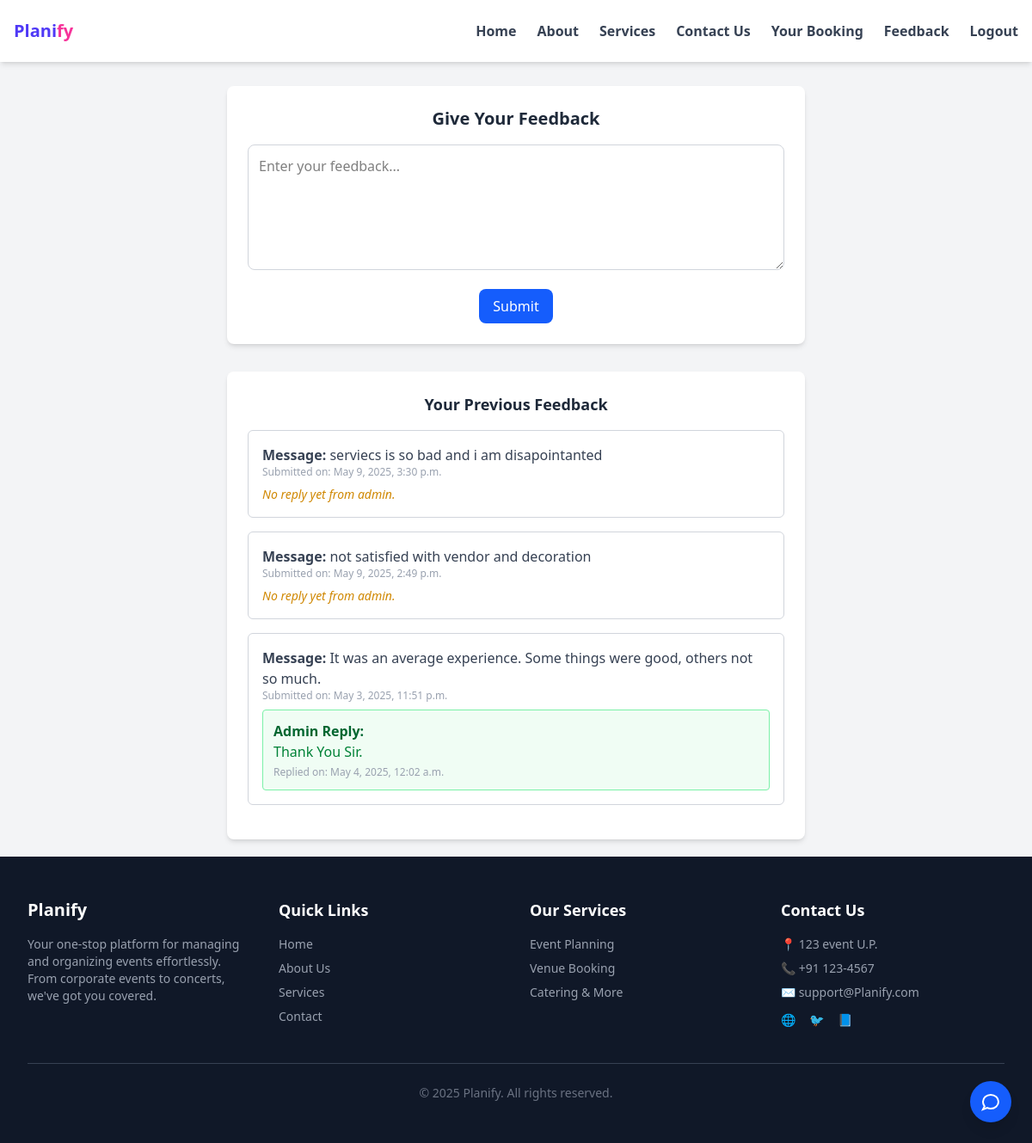
/feedback/ (signed in), run on the app's committed database.
### myapp/models.py (models this page shows, shortened)
class Feedback(models.Model):
    user = models.ForeignKey(User, on_delete=models.CASCADE)
    message = models.TextField()
    sentiment = models.CharField(max_length=200, blank=True, null=True)  # Positive/Negative/Neutral
    created_at = models.DateTimeField(auto_now_add=True)
    admin_reply = models.TextField(blank=True, null=True)
    replied_at = models.DateTimeField(blank=True, null=True)

### myapp/views.py (the view)
# urls.py: path("feedback/", Submit_feedback, name="feedback"),
@login_required
def Submit_feedback(request):
    if request.method == "POST":
        message = request.POST.get("message")
        sentiment = TextBlob(message).sentiment.polarity
        sentiment_label = "positive" if sentiment > 0 else "negative" if sentiment < 0 else "neutral"
        Feedback.objects.create(user=request.user, message=message, sentiment=sentiment_label)
        return redirect("feedback")
    feedbacks = Feedback.objects.filter(user=request.user).order_by("-created_at")
    return render(request, "feedback.html",{"feedbacks": feedbacks} )

### myapp/templates/feedback.html (shortened to what this page needs)
{% extends "base.html" %}
{% load static %}
{% block content %}
<div class="max-w-2xl mx-auto mt-10 text-center p-6 bg-white rounded-lg shadow-md">
  <h2 class="text-xl font-bold mb-4 text-gray-800">Give Your Feedback</h2>
  <form method="POST">
    <textarea name="message" rows="5" required class="w-full p-3 border border-gray-300 rounded-lg focus:outline-none focus:ring-2 focus:ring-blue-500" placeholder="Enter your feedback..."></textarea>
    <button type="submit" class="mt-4 bg-blue-600 text-white px-4 py-2 rounded-lg hover:bg-blue-700">Submit</button>
  </form>
</div>
<div class="max-w-2xl mx-auto mt-8 p-6 bg-white rounded-lg shadow-md">
  <h2 class="text-lg font-semibold mb-4 text-gray-800 text-center">Your Previous Feedback</h2>
  {% for fb in feedbacks %}
  <div class="border border-gray-300 p-4 mb-4 rounded-md text-left">
    <p class="text-gray-700"><strong>Message:</strong> {{ fb.message }}</p>
    <p class="text-xs text-gray-400 mb-2">Submitted on: {{ fb.created_at }}</p>
    {% if fb.admin_reply %}
    <div class="mt-2 bg-green-50 border border-green-300 p-3 rounded">
      <strong class="text-green-800">Admin Reply:</strong>
      <p class="text-green-700">{{ fb.admin_reply }}</p>
      <p class="text-xs text-gray-400 mt-1">Replied on: {{ fb.replied_at }}</p>
    </div>
    {% else %}
    <p class="text-sm text-yellow-600 italic mt-2">No reply yet from admin.</p>
    {% endif %}
  </div>
  {% empty %}
  <p class="text-gray-500 text-center">You haven't submitted any feedback yet.</p>
  {% endfor %}
</div>
{% endblock content %}

### data on the page
Feedback: message "serviecs is so bad and i am disapointanted", created_at "May 9, 2025, 3:30 p.m.", shows "No reply yet from admin."
Feedback: message "not satisfied with vendor and decoration", created_at "May 9, 2025, 2:49 p.m.", shows "No reply yet from admin."
Feedback: message "It was an average experience. Some things were good, others not so much.", created_at "May 3, 2025, 11:51 p.m.", admin_reply "Thank You Sir.", replied_at "May 4, 2025, 12:02 a.m."
